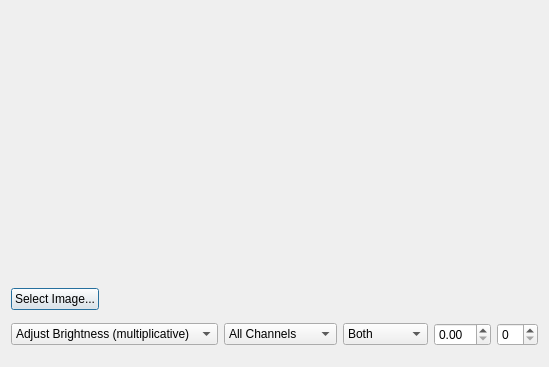
<?xml version="1.0" encoding="UTF-8"?>
<ui version="4.0">
 <class>FilterDemo</class>
 <widget class="QDialog" name="FilterDemo">
  <property name="geometry">
   <rect>
    <x>0</x>
    <y>0</y>
    <width>434</width>
    <height>367</height>
   </rect>
  </property>
  <property name="windowTitle">
   <string>Preview Filters</string>
  </property>
  <layout class="QVBoxLayout" name="verticalLayout">
   <item>
    <layout class="QHBoxLayout" name="horizontalLayout_2">
     <item>
      <spacer name="horizontalSpacer">
       <property name="orientation">
        <enum>Qt::Orientation::Horizontal</enum>
       </property>
       <property name="sizeHint" stdset="0">
        <size>
         <width>40</width>
         <height>20</height>
        </size>
       </property>
      </spacer>
     </item>
     <item>
      <widget class="QLabel" name="image">
       <property name="maximumSize">
        <size>
         <width>16777215</width>
         <height>257</height>
        </size>
       </property>
       <property name="baseSize">
        <size>
         <width>0</width>
         <height>257</height>
        </size>
       </property>
       <property name="text">
        <string/>
       </property>
       <property name="pixmap">
        <pixmap resource="../../resources/resources.qrc">:/image/filterdemo.png</pixmap>
       </property>
       <property name="scaledContents">
        <bool>true</bool>
       </property>
      </widget>
     </item>
     <item>
      <spacer name="horizontalSpacer_2">
       <property name="orientation">
        <enum>Qt::Orientation::Horizontal</enum>
       </property>
       <property name="sizeHint" stdset="0">
        <size>
         <width>40</width>
         <height>20</height>
        </size>
       </property>
      </spacer>
     </item>
    </layout>
   </item>
   <item>
    <layout class="QHBoxLayout" name="horizontalLayout_4">
     <item>
      <widget class="QPushButton" name="upload">
       <property name="text">
        <string>Select Image...</string>
       </property>
      </widget>
     </item>
     <item>
      <spacer name="horizontalSpacer_3">
       <property name="orientation">
        <enum>Qt::Orientation::Horizontal</enum>
       </property>
       <property name="sizeHint" stdset="0">
        <size>
         <width>40</width>
         <height>20</height>
        </size>
       </property>
      </spacer>
     </item>
    </layout>
   </item>
   <item>
    <layout class="QHBoxLayout" name="horizontalLayout">
     <item>
      <widget class="QComboBox" name="filter">
       <property name="sizePolicy">
        <sizepolicy hsizetype="Preferred" vsizetype="Fixed">
         <horstretch>1</horstretch>
         <verstretch>0</verstretch>
        </sizepolicy>
       </property>
       <property name="currentIndex">
        <number>11</number>
       </property>
       <item>
        <property name="text">
         <string>Colour Noise</string>
        </property>
       </item>
       <item>
        <property name="text">
         <string>Monochrome Noise</string>
        </property>
       </item>
       <item>
        <property name="text">
         <string>Blur</string>
        </property>
       </item>
       <item>
        <property name="text">
         <string>Sharpen</string>
        </property>
       </item>
       <item>
        <property name="text">
         <string>Edge-Detect</string>
        </property>
       </item>
       <item>
        <property name="text">
         <string>Emboss</string>
        </property>
       </item>
       <item>
        <property name="text">
         <string>Adjust Brightness (additive)</string>
        </property>
       </item>
       <item>
        <property name="text">
         <string>Adjust Contrast</string>
        </property>
       </item>
       <item>
        <property name="text">
         <string>Adjust Gamma</string>
        </property>
       </item>
       <item>
        <property name="text">
         <string>Grayscale (linear)</string>
        </property>
       </item>
       <item>
        <property name="text">
         <string>Grayscale (perceptual)</string>
        </property>
       </item>
       <item>
        <property name="text">
         <string>Adjust Brightness (multiplicative)</string>
        </property>
       </item>
       <item>
        <property name="text">
         <string>Lesser Blur</string>
        </property>
       </item>
       <item>
        <property name="text">
         <string>Minor Blur</string>
        </property>
       </item>
       <item>
        <property name="text">
         <string>Average</string>
        </property>
       </item>
      </widget>
     </item>
     <item>
      <widget class="QComboBox" name="optionColor">
       <item>
        <property name="text">
         <string>All Channels</string>
        </property>
       </item>
       <item>
        <property name="text">
         <string>Red Channel</string>
        </property>
       </item>
       <item>
        <property name="text">
         <string>Green Channel</string>
        </property>
       </item>
       <item>
        <property name="text">
         <string>Blue Channel</string>
        </property>
       </item>
      </widget>
     </item>
     <item>
      <widget class="QComboBox" name="optionDirection">
       <item>
        <property name="text">
         <string>Both</string>
        </property>
       </item>
       <item>
        <property name="text">
         <string>Horizontal</string>
        </property>
       </item>
       <item>
        <property name="text">
         <string>Vertical</string>
        </property>
       </item>
      </widget>
     </item>
     <item>
      <widget class="QDoubleSpinBox" name="optionFloat"/>
     </item>
     <item>
      <widget class="QSpinBox" name="optionInt"/>
     </item>
    </layout>
   </item>
  </layout>
 </widget>
 <resources>
  <include location="../../resources/resources.qrc"/>
 </resources>
 <connections/>
</ui>
